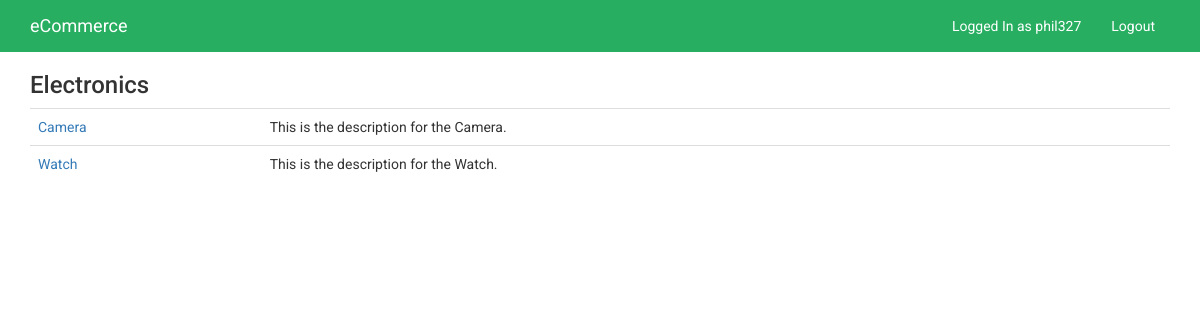
The app's page /categories/electronics/ (signed in) with its own data.
### products/models.py (models this page shows, shortened)
class Category(models.Model):
	title = models.CharField(max_length=120, unique=True)
	slug = models.SlugField(unique=True)
	description = models.TextField(null=True, blank=True)
	active = models.BooleanField(default=True)
	timestamp = models.DateTimeField(auto_now_add=True, auto_now=False)
	def __unicode__(self):
		return self.title

class Product (models.Model):
	title = models.CharField(max_length=120)
	description = models.TextField(blank=True, null=True)
	price = models.DecimalField(decimal_places= 2, max_digits=20)
	active = models.BooleanField(default=True)
	categories = models.ManyToManyField('Category', blank=True)
	default = models.ForeignKey('Category', related_name='default_category', null=True, blank=True)
	objects = ProductManager()
	def get_absolute_url(self):
		return reverse("product_detail", kwargs={"pk": self.pk})

### products/views.py (the view)
class CategoryDetailView(DetailView):
	model = Category

### products/models.py (called while the page is built)
	def active(self):
		return self.filter(active=True)

	def get_queryset(self):
		return ProductQuerySet(self.model, using=self.db)

	def all(self, *args, **kwargs):
		return self.get_queryset().active()

### products/templates/products/category_detail.html
{% extends 'base.html' %}
{% block content %}
<h3>{{category}}</h3>
<table class='table'>
{% for product in category.product_set.all %}
<tr>
<td><a href='{{ product.get_absolute_url }}'>{{product.title}}</a></td>
<td>{{product.description}}</td>
</tr>
{% endfor %}
</table>
{% endblock %}

### templates/navbar.html (shortened to what this page needs)
<nav class="navbar navbar-default">
  <div class="container">
    <div class="navbar-header">
      <a class="navbar-brand" href="/">eCommerce</a>
    </div>
    <div class="collapse navbar-collapse" id="bs-example-navbar-collapse-1">
      <ul class="nav navbar-nav navbar-right">
        {% if request.user.is_authenticated %}
          <li><a href=''>Logged In as {{request.user}}</a></li>
          <li><a href="{% url 'auth_logout' %}">Logout</a></li>
        {% endif %}
      </ul>
    </div>
  </div>
</nav>

### static/css/custom.css (style rules this page uses)
body { font-family: 'Roboto', sans-serif; }
.navbar { margin-bottom: 0; background-color: #27ae60; border: 1px solid #27ae60; border-radius: 0; }
.navbar-default .navbar-brand { color: #fff; }
.navbar-collapse .navbar-nav>li>a { color: #fff; }

### records on screen
Category: title "Electronics"
Product: title "Camera", description "This is the description for the Camera."
Product: title "Watch", description "This is the description for the Watch."

### other values on screen
{{ request.user }} "phil327"
